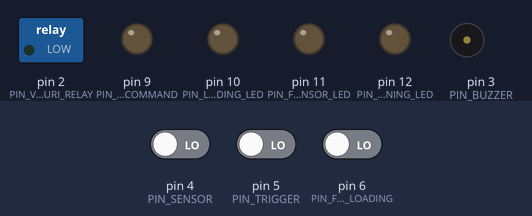
Simulated run of this sketch. Board: Arduino Uno, built with avr-gcc and run on an emulated ATmega328P. Parts: switched loads named in the sketch (green lamp = pin HIGH), output pins drawn as LEDs (lit = HIGH), buzzer (waves = sounding, pin HIGH). Inputs (shaded band) come from the test bench; at power-on: pin 5 (PIN_TRIGGER) LOW, pin 6 (PIN_FORCED_LOADING) LOW, pin 4 (PIN_SENSOR) LOW.

Above: at 11.2 s.
11.3 s: pin 5 (PIN_TRIGGER) driven HIGH
At 12.7 s:
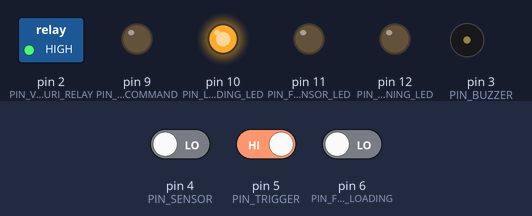
13.7 s: pin 5 (PIN_TRIGGER) driven LOW
At 15.7 s:
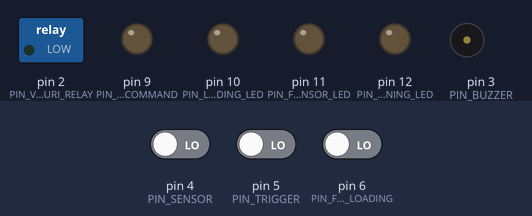
16.1 s: pin 6 (PIN_FORCED_LOADING) driven HIGH
At 17.6 s:
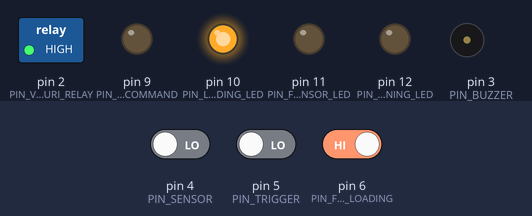
Timing chart, 0 to 19.1 s (numbered marks = the images above; inputs shaded):
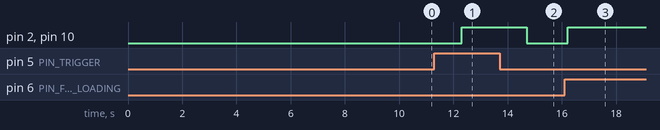

The sketch:

venturi_feeding.ino
```cpp
#include <Arduino.h>

// ============================================================
// Venturi Valve Controller (non-blocking)
// ------------------------------------------------------------
// Controls a Venturi valve (relay) using timed cycles and a
// safety capacitive sensor with debounce filtering.
//
// Non-blocking design:
// • Timing uses millis() (no delay())
// • Inputs use non-blocking debounce sampling
//
// Added I/O features:
// • PIN_FILTERED_SENSOR_STATE  -> outputs debounced sensor state
// • PIN_FILTERED_SENSOR_LED    -> mirrors debounced sensor state
// • PIN_LOADING_LED            -> ON when relay is ON
// • PIN_WARNING_LED            -> turns ON at first alarm and stays ON
//                                 until sensor becomes FULL again
// • PIN_PAUSE_COMMAND          -> after N warnings, pulse HIGH for 1s
// • PIN_FORCED_LOADING         -> debounced manual "force load" input
//                                 (overrides everything, resets cycles)
// ============================================================


// ================= PIN CONFIGURATION =================
// Change these only if you rewire hardware

constexpr uint8_t PIN_VENTURI_RELAY          = 2;   // Output: Relay controlling Venturi valve
constexpr uint8_t PIN_BUZZER                 = 3;   // Output: Alarm buzzer

constexpr uint8_t PIN_FILTERED_SENSOR_STATE  = 8;   // Output: Debounced sensor state (logic-level)
constexpr uint8_t PIN_PAUSE_COMMAND          = 9;   // Output: Pulse HIGH for 1s after N warnings
constexpr uint8_t PIN_LOADING_LED            = 10;  // Output: ON while relay is ON
constexpr uint8_t PIN_FILTERED_SENSOR_LED    = 11;  // Output: Mirrors debounced sensor state
constexpr uint8_t PIN_WARNING_LED            = 12;  // Output: ON after first alarm, until sensor FULL again

constexpr uint8_t PIN_SENSOR                 = 4;   // Input: Capacitive sensor input
constexpr uint8_t PIN_TRIGGER                = 5;   // Input: Turn system on
constexpr uint8_t PIN_FORCED_LOADING         = 6;   // Input: Force loading while pressed


// ================= LOGIC POLARITY =================
// Set true if sensor logic is inverted (active-low sensor)
const bool SENSOR_INVERTED = false;

// Optional (if your trigger / forced button are active-low, set these)
const bool TRIGGER_INVERTED        = false;
const bool FORCED_LOADING_INVERTED = false;


// ================= VENTURI BEHAVIOR =================

const int MAX_VENTURI_CYCLES = 3;   // How many activations before a pause
const int MAX_PAUSE_BLOCKS   = 2;   // Silent pauses before alarm

// After how many "warnings" (alarm starts) we pulse PIN_PAUSE_COMMAND
const int WARNINGS_BEFORE_PAUSE_PULSE = 5;

// All timings in milliseconds
const unsigned long VENTURI_ACTIVE_TIME_MS = 8000;   // Valve ON duration
const unsigned long SILENT_PAUSE_MS        = 20000;  // Pause between cycles
const unsigned long ALARM_DURATION_MS      = 2500;   // Buzzer ON time
const unsigned long ALARM_INTERVAL_MS      = 30000;  // Pause after alarm
const unsigned long BOOT_DELAY_MS          = 10000;  // Power-up stabilization

// Pause command pulse duration
const unsigned long PAUSE_PULSE_MS         = 1000;   // PIN_PAUSE_COMMAND HIGH for 1s


// ================= DEBOUNCE SETTINGS =================
//
// Debounce filters noisy inputs using:
// total time + number of samples
//
// Example:
// 1000 ms total / 10 samples = sample every 100 ms
//
// The new state is accepted ONLY if all samples match.
//

unsigned long triggerDebounceMs = 1000;

// SENSOR debounce asymmetrico:
// - FULL  -> EMPTY : quick
// - EMPTY -> FULL  : slow
unsigned long sensorDebounceToEmptyMs = 1000;
unsigned long sensorDebounceToFullMs  = 6000;

// Forced loading should feel like a "button": typically shorter debounce
unsigned long forcedDebounceMs  = 120;

unsigned int  debounceSamples   = 10;
unsigned int  forcedSamples     = 5;


// ============================================================
// STATE MACHINE
// ============================================================

enum SystemState {
  STATE_IDLE,        // Waiting for valid trigger
  STATE_VENTURI_ON,  // Venturi active
  STATE_SILENT_WAIT, // Silent pause
  STATE_ALARM_ON,    // Alarm buzzer active
  STATE_ALARM_WAIT   // Pause after alarm
};


// ============================================================
// DEBOUNCER STRUCTURE
// ============================================================

struct Debouncer {
  uint8_t pin;
  bool inverted;

  unsigned long totalDebounceMs;
  unsigned long debounceMsToTrue;
  unsigned long debounceMsToFalse;
  unsigned int samples;

  bool stableState;

  bool debouncing;
  bool candidateState;
  unsigned int okSamples;
  unsigned long nextSampleAt;
};


// ============================================================
// FUNCTION PROTOTYPES
// ============================================================

static void enterState(SystemState s, unsigned long now);
static bool readPin(uint8_t pin, bool inverted);
static void debouncerInit(Debouncer &d,
                          uint8_t pin,
                          bool inverted,
                          unsigned long totalDebounceMs,
                          unsigned int samples,
                          bool initialStable);
static void debouncerInitAsymmetric(Debouncer &d,
                                    uint8_t pin,
                                    bool inverted,
                                    unsigned long debounceMsToTrue,
                                    unsigned long debounceMsToFalse,
                                    unsigned int samples,
                                    bool initialStable);
static bool debouncerUpdate(Debouncer &d, unsigned long now);

static void allOutputsOff();
static void resetCycleCounters(bool resetWarnings);
static void updatePausePulse(unsigned long now);
static void startPausePulse(unsigned long now);


// ============================================================
// GLOBAL STATE
// ============================================================

SystemState state = STATE_IDLE;
unsigned long stateStart = 0;

int venturiCycleCount = 0;
int pauseBlockCount   = 0;

// Counts how many times we ENTER STATE_ALARM_ON since last reset
int warningCount      = 0;

// Warning LED latch: ON after first alarm, OFF only when sensor FULL again
bool warningLatched   = false;

// Pause pulse runtime
bool pausePulseActive = false;
unsigned long pausePulseStart = 0;

// Ensures warningCount increments ONLY once per entry into STATE_ALARM_ON
bool alarmEntryCounted = false;

Debouncer triggerDb;
Debouncer sensorDb;
Debouncer forcedDb;


// ============================================================
// STATE MANAGEMENT
// ============================================================

static void enterState(SystemState s, unsigned long now) {
  state = s;
  stateStart = now;

  // Reset per-entry guard when we enter ALARM_ON
  if (s == STATE_ALARM_ON) {
    alarmEntryCounted = false;
  }
}


// ============================================================
// RAW PIN READ WITH OPTIONAL INVERSION
// ============================================================

static bool readPin(uint8_t pin, bool inverted) {
  bool v = digitalRead(pin);
  return inverted ? !v : v;
}


// ============================================================
// DEBOUNCE INITIALIZATION
// ============================================================

static void debouncerInit(Debouncer &d,
                          uint8_t pin,
                          bool inverted,
                          unsigned long totalDebounceMs,
                          unsigned int samples,
                          bool initialStable)
{
  d.pin = pin;
  d.inverted = inverted;
  d.totalDebounceMs = totalDebounceMs;
  d.debounceMsToTrue = totalDebounceMs;
  d.debounceMsToFalse = totalDebounceMs;
  d.samples = (samples == 0 ? 1 : samples);

  d.stableState = initialStable;

  d.debouncing = false;
  d.candidateState = initialStable;
  d.okSamples = 0;
  d.nextSampleAt = 0;
}

static void debouncerInitAsymmetric(Debouncer &d,
                                    uint8_t pin,
                                    bool inverted,
                                    unsigned long debounceMsToTrue,
                                    unsigned long debounceMsToFalse,
                                    unsigned int samples,
                                    bool initialStable)
{
  d.pin = pin;
  d.inverted = inverted;
  d.totalDebounceMs = 0;
  d.debounceMsToTrue = debounceMsToTrue;
  d.debounceMsToFalse = debounceMsToFalse;
  d.samples = (samples == 0 ? 1 : samples);

  d.stableState = initialStable;

  d.debouncing = false;
  d.candidateState = initialStable;
  d.okSamples = 0;
  d.nextSampleAt = 0;
}


// ============================================================
// NON-BLOCKING DEBOUNCE UPDATE
// ============================================================

static bool debouncerUpdate(Debouncer &d, unsigned long now)
{
  const bool currentReading = readPin(d.pin, d.inverted);

  if (!d.debouncing && currentReading != d.stableState) {
    d.debouncing = true;
    d.candidateState = currentReading;
    d.okSamples = 0;

    const unsigned long debounceMs = d.candidateState ? d.debounceMsToTrue : d.debounceMsToFalse;
    const unsigned long interval = (debounceMs / d.samples == 0) ? 1 : (debounceMs / d.samples);
    d.nextSampleAt = now + interval;
    return d.stableState;
  }

  if (d.debouncing) {
    const unsigned long debounceMs = d.candidateState ? d.debounceMsToTrue : d.debounceMsToFalse;
    const unsigned long interval = (debounceMs / d.samples == 0) ? 1 : (debounceMs / d.samples);

    while (d.debouncing && (long)(now - d.nextSampleAt) >= 0) {
      const bool sampleReading = readPin(d.pin, d.inverted);

      if (sampleReading != d.candidateState) {
        d.debouncing = false;
        d.okSamples = 0;
        return d.stableState;
      }

      d.okSamples++;

      if (d.okSamples >= d.samples) {
        d.stableState = d.candidateState;
        d.debouncing = false;
        d.okSamples = 0;
        return d.stableState;
      }

      d.nextSampleAt += interval;
    }
  }

  return d.stableState;
}


// ============================================================
// HELPERS
// ============================================================

static void allOutputsOff() {
  digitalWrite(PIN_VENTURI_RELAY, LOW);
  digitalWrite(PIN_LOADING_LED, LOW);

  digitalWrite(PIN_BUZZER, LOW);

  // Pause pulse output:
  digitalWrite(PIN_PAUSE_COMMAND, LOW);
  pausePulseActive = false;
}

static void resetCycleCounters(bool resetWarnings) {
  venturiCycleCount = 0;
  pauseBlockCount   = 0;

  if (resetWarnings) {
    warningCount   = 0;
    warningLatched = false;
    digitalWrite(PIN_WARNING_LED, LOW);

    // also cancel any in-flight pause pulse
    digitalWrite(PIN_PAUSE_COMMAND, LOW);
    pausePulseActive = false;
  }
}

static void startPausePulse(unsigned long now) {
  // Pulse HIGH for PAUSE_PULSE_MS (non-blocking)
  pausePulseActive = true;
  pausePulseStart  = now;
  digitalWrite(PIN_PAUSE_COMMAND, HIGH);
}

static void updatePausePulse(unsigned long now) {
  if (pausePulseActive) {
    if (now - pausePulseStart >= PAUSE_PULSE_MS) {
      pausePulseActive = false;
      digitalWrite(PIN_PAUSE_COMMAND, LOW);
    }
  } else {
    // ensure LOW when not pulsing
    digitalWrite(PIN_PAUSE_COMMAND, LOW);
  }
}


// ============================================================
// SETUP
// ============================================================

void setup()
{
  pinMode(PIN_VENTURI_RELAY, OUTPUT);
  pinMode(PIN_BUZZER, OUTPUT);

  pinMode(PIN_FILTERED_SENSOR_STATE, OUTPUT);
  pinMode(PIN_PAUSE_COMMAND, OUTPUT);
  pinMode(PIN_LOADING_LED, OUTPUT);
  pinMode(PIN_FILTERED_SENSOR_LED, OUTPUT);
  pinMode(PIN_WARNING_LED, OUTPUT);

  pinMode(PIN_SENSOR, INPUT);
  pinMode(PIN_TRIGGER, INPUT);
  pinMode(PIN_FORCED_LOADING, INPUT);

  // Default safe outputs
  digitalWrite(PIN_VENTURI_RELAY, LOW);
  digitalWrite(PIN_BUZZER, LOW);

  digitalWrite(PIN_FILTERED_SENSOR_STATE, LOW);
  digitalWrite(PIN_PAUSE_COMMAND, LOW);
  digitalWrite(PIN_LOADING_LED, LOW);
  digitalWrite(PIN_FILTERED_SENSOR_LED, LOW);
  digitalWrite(PIN_WARNING_LED, LOW);

  delay(BOOT_DELAY_MS);

  // Initialize debouncers using current readings
  debouncerInit(triggerDb, PIN_TRIGGER, TRIGGER_INVERTED,
                triggerDebounceMs, debounceSamples,
                readPin(PIN_TRIGGER, TRIGGER_INVERTED));

  debouncerInitAsymmetric(sensorDb, PIN_SENSOR, SENSOR_INVERTED,
                          sensorDebounceToFullMs,   // false -> true  = EMPTY -> FULL
                          sensorDebounceToEmptyMs,  // true  -> false = FULL  -> EMPTY
                          debounceSamples,
                          readPin(PIN_SENSOR, SENSOR_INVERTED));

  debouncerInit(forcedDb, PIN_FORCED_LOADING, FORCED_LOADING_INVERTED,
                forcedDebounceMs, forcedSamples,
                readPin(PIN_FORCED_LOADING, FORCED_LOADING_INVERTED));

  enterState(STATE_IDLE, millis());
}


// ============================================================
// MAIN LOOP
// ============================================================

void loop()
{
  const unsigned long now = millis();

  // Always update pause pulse timing (non-blocking)
  updatePausePulse(now);

  // Update debounced inputs
  const bool triggerActive      = debouncerUpdate(triggerDb, now);
  const bool sensorActive       = debouncerUpdate(sensorDb,  now);   // true = sensor says FULL
  const bool forcedLoadingPress = debouncerUpdate(forcedDb,  now);

  // ----------------------------
  // Output filtered sensor state
  // ----------------------------
  digitalWrite(PIN_FILTERED_SENSOR_STATE, sensorActive ? HIGH : LOW);
  digitalWrite(PIN_FILTERED_SENSOR_LED,   sensorActive ? HIGH : LOW);

  // ============================================================
  // FORCED LOADING OVERRIDE (manual)
  // ============================================================
  if (forcedLoadingPress) {
    // Reset everything so when released we restart clean
    resetCycleCounters(true);

    // Hard override outputs
    digitalWrite(PIN_VENTURI_RELAY, HIGH);
    digitalWrite(PIN_LOADING_LED, HIGH);

    digitalWrite(PIN_BUZZER, LOW);
    digitalWrite(PIN_WARNING_LED, LOW);

    // Keep system state parked
    enterState(STATE_IDLE, now);
    return;
  }

  // ----------------------------
  // Warning LED latch management
  // ----------------------------
  // Warning LED turns OFF only when sensor becomes FULL again.
  if (sensorActive) {
    warningLatched = false;
  }
  digitalWrite(PIN_WARNING_LED, warningLatched ? HIGH : LOW);

  // ============================================================
  // SAFETY OVERRIDE (normal mode)
  // ============================================================
  if (!triggerActive || sensorActive) {
    allOutputsOff();
    resetCycleCounters(true);
    enterState(STATE_IDLE, now);
    return;
  }

  // ============================================================
  // STATE MACHINE (normal mode: trigger ON + sensor NOT FULL)
  // ============================================================

  switch (state) {

    case STATE_IDLE:
      // Start loading sequence immediately when conditions are met
      enterState(STATE_VENTURI_ON, now);
      break;

    case STATE_VENTURI_ON:
      digitalWrite(PIN_VENTURI_RELAY, HIGH);
      digitalWrite(PIN_LOADING_LED, HIGH);

      if (now - stateStart >= VENTURI_ACTIVE_TIME_MS) {
        digitalWrite(PIN_VENTURI_RELAY, LOW);
        digitalWrite(PIN_LOADING_LED, LOW);

        venturiCycleCount++;

        if (venturiCycleCount >= MAX_VENTURI_CYCLES) {
          venturiCycleCount = 0;

          if (pauseBlockCount >= MAX_PAUSE_BLOCKS) {
            pauseBlockCount = 0;
            enterState(STATE_ALARM_ON, now);
          } else {
            pauseBlockCount++;
            enterState(STATE_SILENT_WAIT, now);
          }
        } else {
          // Repeat immediately another ON cycle
          enterState(STATE_VENTURI_ON, now);
        }
      }
      break;

    case STATE_SILENT_WAIT:
      // Silent pause between blocks
      if (now - stateStart >= SILENT_PAUSE_MS) {
        enterState(STATE_VENTURI_ON, now);
      }
      break;

    case STATE_ALARM_ON:
      // Alarm ON
      digitalWrite(PIN_BUZZER, HIGH);

      // Warning LED latches ON when buzzer starts (first time)
      if (!warningLatched) {
        warningLatched = true;
        digitalWrite(PIN_WARNING_LED, HIGH);
      }

      // Count warnings EXACTLY ONCE per entry into this state
      if (!alarmEntryCounted) {
        alarmEntryCounted = true;
        warningCount++;

        // After N warnings -> pulse pause command, then restart cycles after the long pause
        if (warningCount >= WARNINGS_BEFORE_PAUSE_PULSE) {
          warningCount = 0;          // restart "counting to 5" after the pulse

          // restart cycles clean after the alarm wait
          venturiCycleCount = 0;
          pauseBlockCount   = 0;

          startPausePulse(now);
        }
      }

      if (now - stateStart >= ALARM_DURATION_MS) {
        digitalWrite(PIN_BUZZER, LOW);
        enterState(STATE_ALARM_WAIT, now);   // long pause happens here
      }
      break;

    case STATE_ALARM_WAIT:
      // Wait after alarm (long pause), then restart cycles
      if (now - stateStart >= ALARM_INTERVAL_MS) {
        enterState(STATE_VENTURI_ON, now);
      }
      break;
  }
}
```

Measured:
- after the input at 11.3 s, pin 2 (PIN_VENTURI_RELAY), pin 10 (PIN_LOADING_LED): LOW → HIGH after 1.0 s
- after the input at 13.7 s, pin 2 (PIN_VENTURI_RELAY), pin 10 (PIN_LOADING_LED): HIGH → LOW after 1.0 s
- after the input at 16.1 s, pin 2 (PIN_VENTURI_RELAY), pin 10 (PIN_LOADING_LED): LOW → HIGH after 0.12 s
